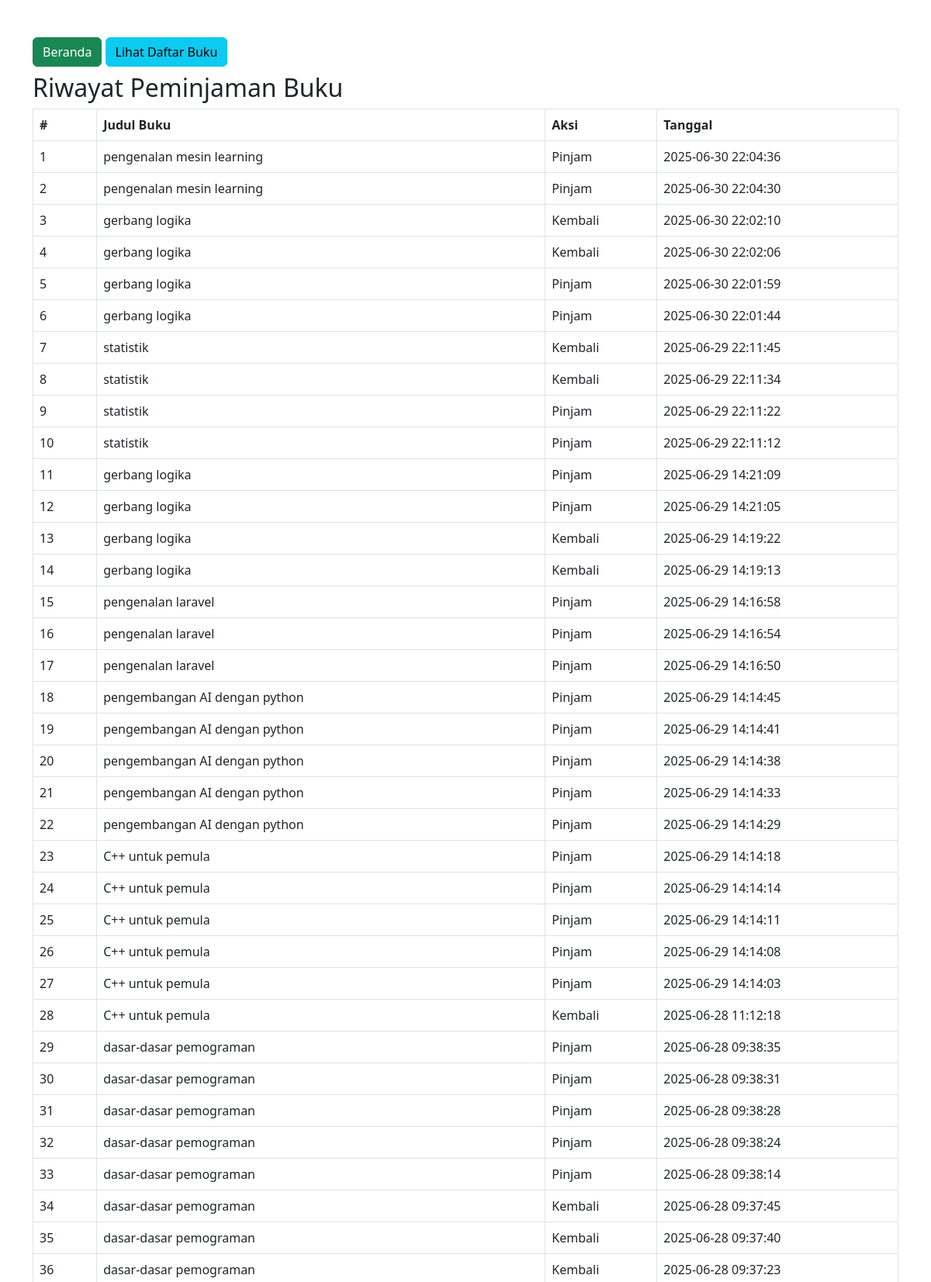
/riwayat.php (upper part), run on the app's committed database.
### tables this page shows
CREATE TABLE `riwayat` (
  `id` int(10) UNSIGNED NOT NULL,
  `buku_id` int(10) UNSIGNED NOT NULL,
  `aksi` enum('Pinjam','Kembali') NOT NULL,
  `jumlah` int(11) NOT NULL,
  `tanggal` datetime DEFAULT current_timestamp()
);

CREATE TABLE `buku` (
  `id` int(10) UNSIGNED NOT NULL,
  `judul_buku` varchar(100) NOT NULL,
  `stok` int(11) NOT NULL DEFAULT 0,
  `stok_pinjam` int(11) NOT NULL DEFAULT 0,
  `status` enum('aktif','nonaktif') DEFAULT 'aktif'
);

### riwayat.php (the view, shortened to what this page needs)
<?php include 'config.php'; ?>
<!DOCTYPE html>
<html>
<head>
    <link rel="stylesheet" href="https://cdn.jsdelivr.net/npm/bootstrap@5.3.0/dist/css/bootstrap.min.css">
</head>
<body class="p-4">
<div class="container mt-4">
    <a href="index.php" class="btn btn-success mb-2">Beranda</a>
    <a href="daftar_buku.php" class="btn btn-info mb-2">Lihat Daftar Buku</a>
    <h2>Riwayat Peminjaman Buku</h2>
    <table class="table table-bordered">
        <tr>
            <th>#</th>
            <th>Judul Buku</th>
            <th>Aksi</th>
            <th>Tanggal</th>
        </tr>
        <?php
        $stmt = $conn->query("SELECT r.*, b.judul_buku FROM riwayat r JOIN buku b ON r.buku_id = b.id ORDER BY r.tanggal DESC");
        $no = 1;
        foreach ($stmt as $row):
        ?>
            <tr>
                <td><?= $no++ ?></td>
                <td><?= htmlspecialchars($row['judul_buku']) ?></td>
                <td><?= $row['aksi'] ?></td>
                <td><?= $row['tanggal'] ?></td>
            </tr>
        <?php endforeach; ?>
    </table>
</div>
</body>
</html>

### data on the page
riwayat: buku.judul_buku "pengenalan mesin learning", aksi "Pinjam", tanggal "2025-06-30 22:04:36"
riwayat: buku.judul_buku "pengenalan mesin learning", aksi "Pinjam", tanggal "2025-06-30 22:04:30"
riwayat: buku.judul_buku "gerbang logika", aksi "Kembali", tanggal "2025-06-30 22:02:10"
riwayat: buku.judul_buku "gerbang logika", aksi "Kembali", tanggal "2025-06-30 22:02:06"
riwayat: buku.judul_buku "gerbang logika", aksi "Pinjam", tanggal "2025-06-30 22:01:59"
riwayat: buku.judul_buku "gerbang logika", aksi "Pinjam", tanggal "2025-06-30 22:01:44"
riwayat: buku.judul_buku "statistik", aksi "Kembali", tanggal "2025-06-29 22:11:45"
riwayat: buku.judul_buku "statistik", aksi "Kembali", tanggal "2025-06-29 22:11:34"
riwayat: buku.judul_buku "statistik", aksi "Pinjam", tanggal "2025-06-29 22:11:22"
riwayat: buku.judul_buku "statistik", aksi "Pinjam", tanggal "2025-06-29 22:11:12"
riwayat: buku.judul_buku "gerbang logika", aksi "Pinjam", tanggal "2025-06-29 14:21:09"
riwayat: buku.judul_buku "gerbang logika", aksi "Pinjam", tanggal "2025-06-29 14:21:05"
riwayat: buku.judul_buku "gerbang logika", aksi "Kembali", tanggal "2025-06-29 14:19:22"
riwayat: buku.judul_buku "gerbang logika", aksi "Kembali", tanggal "2025-06-29 14:19:13"
riwayat: buku.judul_buku "pengenalan laravel", aksi "Pinjam", tanggal "2025-06-29 14:16:58"
riwayat: buku.judul_buku "pengenalan laravel", aksi "Pinjam", tanggal "2025-06-29 14:16:54"
riwayat: buku.judul_buku "pengenalan laravel", aksi "Pinjam", tanggal "2025-06-29 14:16:50"
riwayat: buku.judul_buku "pengembangan AI dengan python", aksi "Pinjam", tanggal "2025-06-29 14:14:45"
riwayat: buku.judul_buku "pengembangan AI dengan python", aksi "Pinjam", tanggal "2025-06-29 14:14:41"
riwayat: buku.judul_buku "pengembangan AI dengan python", aksi "Pinjam", tanggal "2025-06-29 14:14:38"
riwayat: buku.judul_buku "pengembangan AI dengan python", aksi "Pinjam", tanggal "2025-06-29 14:14:33"
riwayat: buku.judul_buku "pengembangan AI dengan python", aksi "Pinjam", tanggal "2025-06-29 14:14:29"
riwayat: buku.judul_buku "C++ untuk pemula", aksi "Pinjam", tanggal "2025-06-29 14:14:18"
riwayat: buku.judul_buku "C++ untuk pemula", aksi "Pinjam", tanggal "2025-06-29 14:14:14"
riwayat: buku.judul_buku "C++ untuk pemula", aksi "Pinjam", tanggal "2025-06-29 14:14:11"
riwayat: buku.judul_buku "C++ untuk pemula", aksi "Pinjam", tanggal "2025-06-29 14:14:08"
riwayat: buku.judul_buku "C++ untuk pemula", aksi "Pinjam", tanggal "2025-06-29 14:14:03"
riwayat: buku.judul_buku "C++ untuk pemula", aksi "Kembali", tanggal "2025-06-28 11:12:18"
riwayat: buku.judul_buku "dasar-dasar pemograman", aksi "Pinjam", tanggal "2025-06-28 09:38:35"
riwayat: buku.judul_buku "dasar-dasar pemograman", aksi "Pinjam", tanggal "2025-06-28 09:38:31"
riwayat: buku.judul_buku "dasar-dasar pemograman", aksi "Pinjam", tanggal "2025-06-28 09:38:28"
riwayat: buku.judul_buku "dasar-dasar pemograman", aksi "Pinjam", tanggal "2025-06-28 09:38:24"
riwayat: buku.judul_buku "dasar-dasar pemograman", aksi "Pinjam", tanggal "2025-06-28 09:38:14"
riwayat: buku.judul_buku "dasar-dasar pemograman", aksi "Kembali", tanggal "2025-06-28 09:37:45"
riwayat: buku.judul_buku "dasar-dasar pemograman", aksi "Kembali", tanggal "2025-06-28 09:37:40"
riwayat: buku.judul_buku "dasar-dasar pemograman", aksi "Kembali", tanggal "2025-06-28 09:37:23"
